Frame 1 (no input): blank canvas, image omitted
Frame 60 (the mouse pressed at the canvas centre just before this capture): blank canvas, image omitted
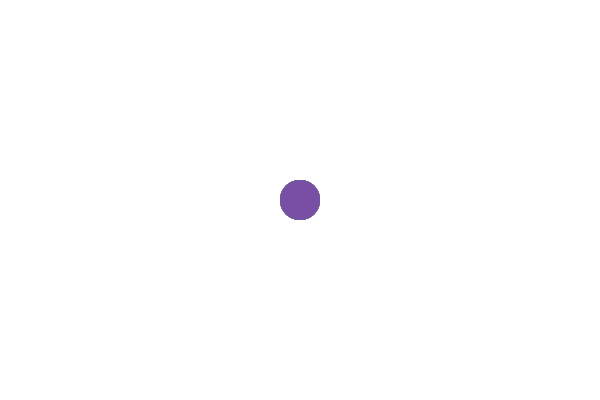
Frame 120 (the mouse held since frame 60 and released just before this capture)

The Processing sketch whose frames 1 and 60 were blank and that drew this single picture after the mouse press (run headless with seeded random() and noise(); from frame 60 on, the mouse is pressed at the canvas centre):

// Processing sketch: art_kaisei
// ── art_kaisei.pde
void setup() {
size(600, 400);
background(255);
}
void draw() {
// マウスの位置に色付きの円を描く
if (mousePressed==true){
fill(random(255), random(255), random(255), 100);
noStroke();
ellipse(mouseX, mouseY, 40, 40);
}
}
